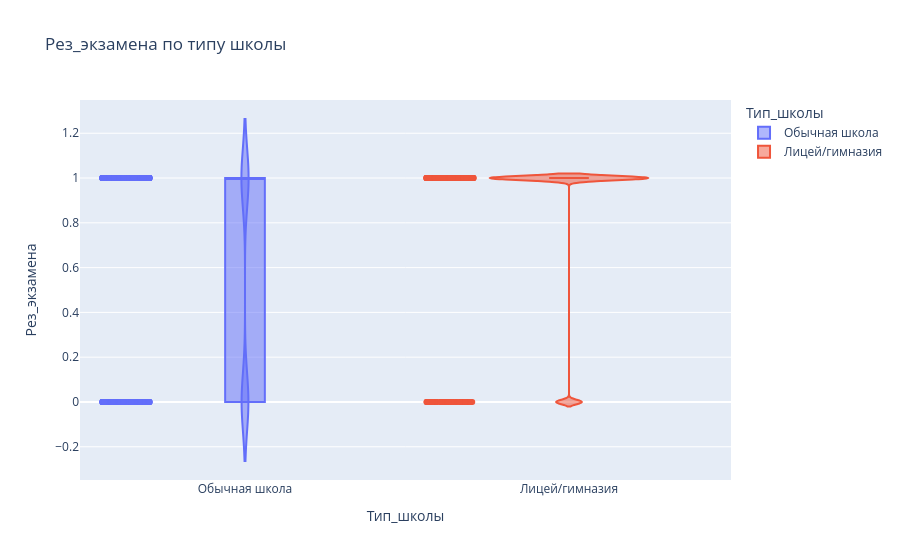

Write notebook code for a chart like this one.
### Code cell
# 11. Рез_экзамена по типу школы (violin)
fig8 = px.violin(df, x="Тип_школы", y="Рез_экзамена", color="Тип_школы", box=True, points='all',
                 title="Рез_экзамена по типу школы")
fig8.show()

### Figure 1 — Plotly figure (JSON) as saved in the notebook; plotly's stock layout.template omitted (floating-point values rounded to 4 significant figures; data arrays with more than 128 entries replaced by an {"elided": "..."} marker saying what was removed)
{"data": [{"alignmentgroup": "True", "box": {"visible": true}, "hovertemplate": "Тип_школы=%{x}<br>Рез_экзамена=%{y}<extra></extra>", "legendgroup": "Обычная школа", "marker": {"color": "#636efa"}, "name": "Обычная школа", "offsetgroup": "Обычная школа", "orientation": "v", "points": "all", "scalegroup": "True", "showlegend": true, "type": "violin", "x": {"elided": "1046 str values"}, "x0": " ", "xaxis": "x", "y": {"elided": "1046 int values"}, "y0": " ", "yaxis": "y"}, {"alignmentgroup": "True", "box": {"visible": true}, "hovertemplate": "Тип_школы=%{x}<br>Рез_экзамена=%{y}<extra></extra>", "legendgroup": "Лицей/гимназия", "marker": {"color": "#EF553B"}, "name": "Лицей/гимназия", "offsetgroup": "Лицей/гимназия", "orientation": "v", "points": "all", "scalegroup": "True", "showlegend": true, "type": "violin", "x": {"elided": "479 str values"}, "x0": " ", "xaxis": "x", "y": {"elided": "479 int values"}, "y0": " ", "yaxis": "y"}], "layout": {"legend": {"title": {"text": "Тип_школы"}, "tracegroupgap": 0}, "title": {"text": "Рез_экзамена по типу школы"}, "violinmode": "overlay", "xaxis": {"anchor": "y", "categoryarray": ["Обычная школа", "Лицей/гимназия"], "categoryorder": "array", "domain": [0, 1], "title": {"text": "Тип_школы"}}, "yaxis": {"anchor": "x", "domain": [0, 1], "title": {"text": "Рез_экзамена"}}}}
